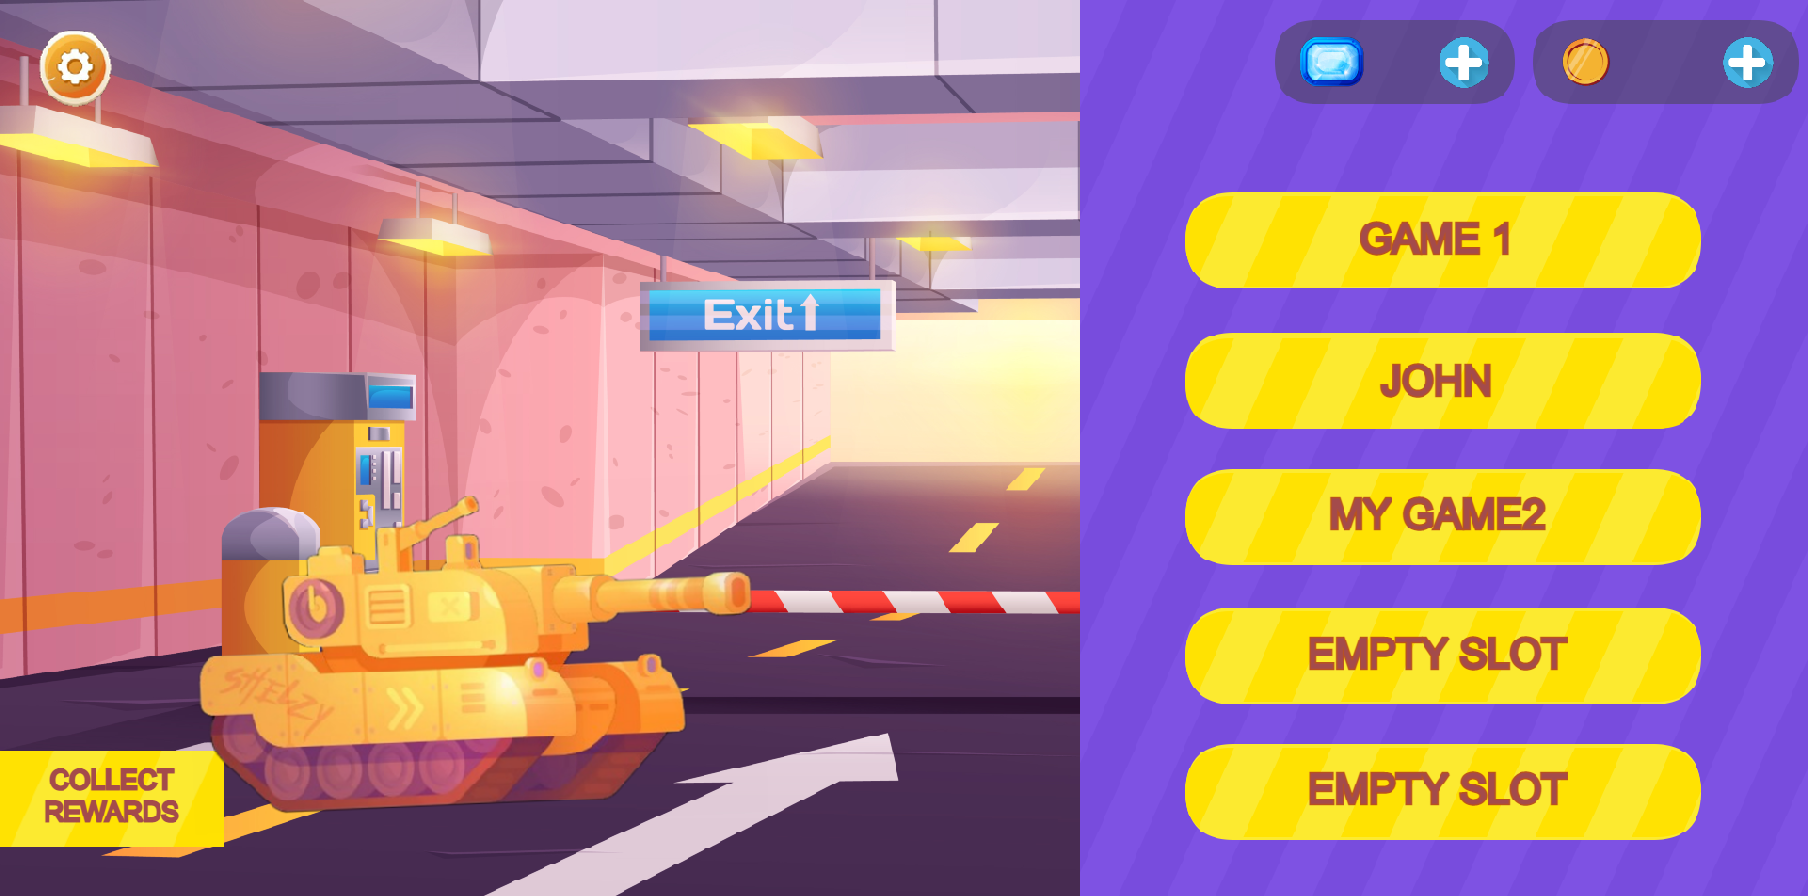

A 2D game scene composited from a Tiled map and its tileset images. What follows is a short description and the map's XML, with each tile layer's data collapsed to a summary:
An orthogonal 113x56 tile map with 16x16 px tiles, 1 tile layer (Tile Layer 1), 4 tilesets.

<map version="1.9" tiledversion="1.9.2" orientation="orthogonal" renderorder="right-down" width="113" height="56" tilewidth="16" tileheight="16" infinite="0" nextlayerid="9" nextobjectid="4">
 <tileset firstgid="1" name="maaain" tilewidth="16" tileheight="16" spacing="2" margin="1" tilecount="6328" columns="113">
  <image source="maaain.png" width="2048" height="1024" />
 </tileset>
 <tileset firstgid="6329" name="newTest" tilewidth="16" tileheight="16" spacing="2" margin="1" tilecount="6328" columns="113">
  <image source="../newTest.png" width="2048" height="1024" />
 </tileset>
 <tileset firstgid="12657" name="Screen2" tilewidth="16" tileheight="16" spacing="2" margin="1" tilecount="6328" columns="113">
  <image source="../Screen2.png" width="2048" height="1024" />
 </tileset>
 <tileset firstgid="18985" name="save" tilewidth="16" tileheight="16" spacing="2" margin="1" tilecount="6328" columns="113">
  <image source="save.png" width="2048" height="1024" />
 </tileset>
 <layer id="8" name="Tile Layer 1" width="113" height="56">
  <data>[6328 cells, 6328 non-empty, 6328 distinct tile ids]</data>
 </layer>
</map>
